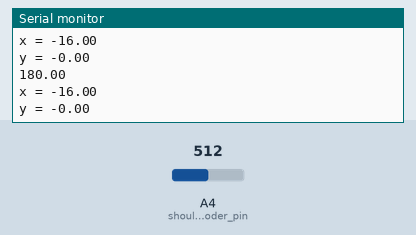
Recording of a sketch running on a simulated Arduino Mega 2560, built with avr-gcc and run on an emulated ATmega2560. On the bench: the last lines printed to the serial monitor. The test bench sets the inputs (shaded band); at power-on: A4 (shoulder_encoder_pin) = 512.

Above: at 1.2 s.
1.3 s: A4 (shoulder_encoder_pin) set to 716
At 1.82 s:
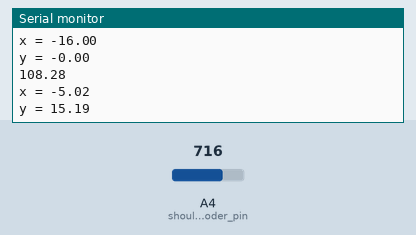
2.8 s: A4 (shoulder_encoder_pin) set to 900
At 3.33 s:
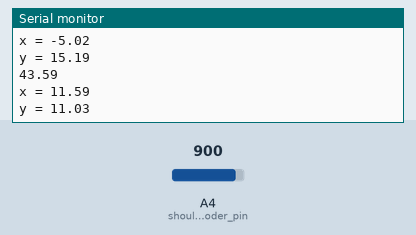
Timing chart, 0 to 5.8 s (numbered marks = the images above; inputs shaded):
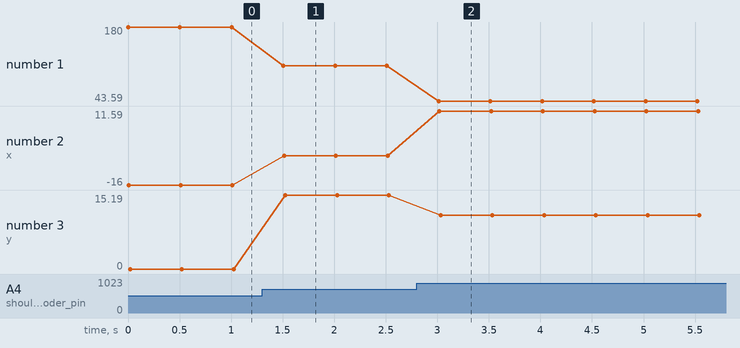

Measured:
- after the input at 1.3 s, the serial monitor: prints a new line after 0.21 s (image 1)
- after the input at 2.8 s, the serial monitor: prints a new line after 0.21 s (image 2)
- plotted number 1: 180 → 108.28 after the input at 1.3 s, 108.28 → 43.59 after the input at 2.8 s
- plotted number 2: -16 → -5.02 after the input at 1.3 s, -5.02 → 11.59 after the input at 2.8 s
- plotted number 3: 0 → 15.19 after the input at 1.3 s, 15.19 → 11.03 after the input at 2.8 s

The sketch:

elbowPosition.ino
```cpp
int roll_encoder_pin = A5;
int elbow_encoder_pin = A8;
int pitch_encoder_pin = A6;
int yaw_encoder_pin = A7;
int shoulder_encoder_pin = A4;
double degrees_per_step = 360.0/1024.0; //see page 6 of RM22 rotary magnetic modular encoder data sheet
double degreesInCircle = 360;
#define sinDegrees(degrees) sin((degrees)*PI/180.0)
#define cosDegrees(degrees) cos((degrees)*PI/180.0)
double a1 = 16.0; //inches
double a2 = 19.75; //inches

double shoulderAngle()
{
  // This encoder is backwards, so I subtract the reading from 360 degrees so
  // that the right hand rule will still be followed.
  return degreesInCircle - analogRead(shoulder_encoder_pin)*degrees_per_step;
}

void setup() {
  Serial.begin(9600);
}

void loop() {
  Serial.println(shoulderAngle());
  Serial.print("x = ");
  Serial.println(a1*cosDegrees(shoulderAngle()));
  Serial.print("y = ");
  Serial.println(a1*sinDegrees(shoulderAngle()));
  delay(500);
}
```
